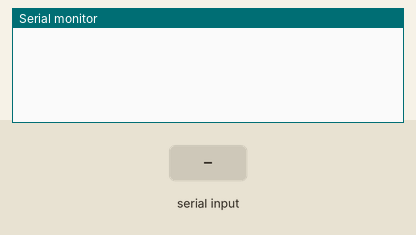
The sketch below on a simulated Arduino Uno, built with avr-gcc and run on an emulated ATmega328P. Shown: the last lines printed to the serial monitor. The inputs (shaded band) are chosen by the test bench.

Above: at 1.2 s.
1.3 s: "q" received over Serial
At 2.5 s:
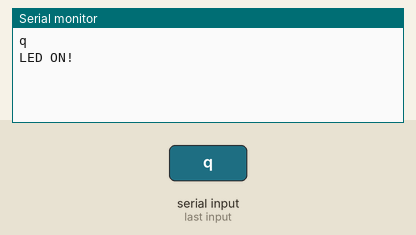
2.8 s: "w" received over Serial
At 3.9 s:
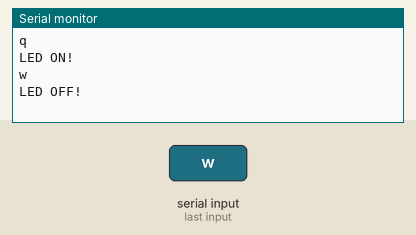
4.3 s: "1" received over Serial
At 4.9 s:
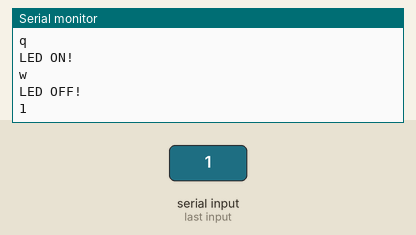

Measured:
- after the input at 1.3 s, the serial monitor: prints a new line at once (image 1)
- after the input at 2.8 s, the serial monitor: prints a new line at once (image 2)
- after the input at 4.3 s, the serial monitor: prints a new line at once (image 3)

The sketch:

TestBlueTeeth_hc05.ino
```cpp
char val;
//int ledpin=13;
void setup()
{
  Serial.begin(9600);
  //pinMode(ledpin,OUTPUT);
}

void loop()
{
   while(Serial.available()){

  val=Serial.read();
  Serial.println(val);


  if(val=='q')
  {
    //digitalWrite(ledpin,HIGH);
    Serial.println("LED ON!");
  }else if(val=='w'){
  //digitalWrite(ledpin,LOW);
Serial.println("LED OFF!");
  }
   }
}
```
